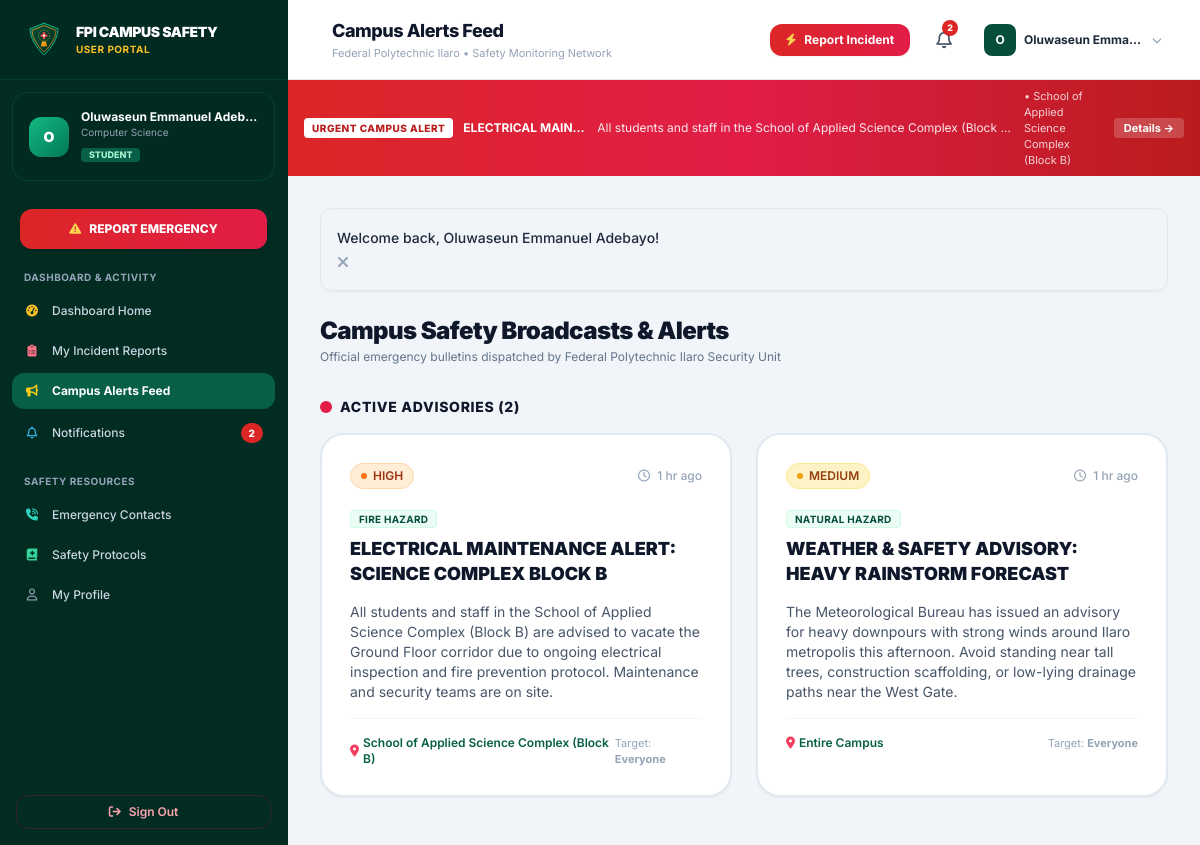
The app's page /student/alerts.php (signed in) with its own data.
### tables this page shows
CREATE TABLE `alerts` (
  `id` INT UNSIGNED AUTO_INCREMENT PRIMARY KEY,
  `title` VARCHAR(200) NOT NULL,
  `message` TEXT NOT NULL,
  `emergency_type` VARCHAR(100) NOT NULL,
  `severity` ENUM('Low', 'Medium', 'High', 'Critical') NOT NULL DEFAULT 'High',
  `location` VARCHAR(200) NOT NULL,
  `target_audience` ENUM('Everyone', 'Students', 'Staff') NOT NULL DEFAULT 'Everyone',
  `is_active` TINYINT(1) NOT NULL DEFAULT 1,
  `created_by` INT UNSIGNED NULL,
  `start_time` DATETIME NOT NULL DEFAULT CURRENT_TIMESTAMP,
  `expiry_time` DATETIME DEFAULT NULL,
  `created_at` TIMESTAMP DEFAULT CURRENT_TIMESTAMP,
  `updated_at` TIMESTAMP DEFAULT CURRENT_TIMESTAMP ON UPDATE CURRENT_TIMESTAMP,
  FOREIGN KEY (`created_by`) REFERENCES `users`(`id`) ON DELETE SET NULL,
  INDEX `idx_alerts_active` (`is_active`),
  INDEX `idx_alerts_severity` (`severity`)
);

### student/alerts.php (the view, shortened to what the rows shown need)
<?php
$pageTitle = 'Campus Alerts Feed';
require_once __DIR__ . '/../includes/nav-portal.php';
$pdo = getDB();
$targetAudience = $user['role'] === 'student' ? 'Students' : ($user['role'] === 'staff' ? 'Staff' : 'Everyone');
$activeStmt = $pdo->prepare("
    SELECT a.*, u.name as publisher_name
    FROM alerts a
    LEFT JOIN users u ON a.created_by = u.id
    WHERE a.is_active = 1
      AND (a.expiry_time IS NULL OR a.expiry_time > NOW())
      AND (a.target_audience = 'Everyone' OR a.target_audience = ?)
    ORDER BY a.created_at DESC
");
$activeStmt->execute([$targetAudience]);
$liveAlerts = $activeStmt->fetchAll();
?>
<div class="space-y-8">
    <div>
        <h2 class="text-2xl font-black text-slate-900 tracking-tight">Campus Safety Broadcasts &amp; Alerts</h2>
    </div>
    <div class="space-y-4">
        <?php if (!empty($liveAlerts)): ?>
            <div class="grid grid-cols-1 md:grid-cols-2 gap-6">
                <?php foreach ($liveAlerts as $alt): ?>
                <div class="bg-white rounded-3xl p-6 sm:p-7 border-2 <?= $alt['severity'] === 'Critical' ? 'border-rose-300 ring-2 ring-rose-100' : 'border-slate-200' ?> shadow-sm hover:shadow-md transition space-y-4">
                    <div class="flex items-center justify-between gap-2">
                        <?= get_severity_badge($alt['severity']) ?>
                        <span class="text-xs text-slate-400 font-medium">
                            <i class="fa-regular fa-clock mr-1"></i> <?= time_ago($alt['created_at']) ?>
                        </span>
                    </div>
                    <div class="space-y-1">
                        <span class="text-[10px] font-bold text-fpi-800 uppercase tracking-wide bg-emerald-50 px-2 py-0.5 rounded border border-emerald-100">
                            <?= e($alt['emergency_type']) ?>
                        </span>
                        <h4 class="text-lg font-black text-slate-900 leading-snug pt-1">
                            <?= e($alt['title']) ?>
                        </h4>
                    </div>
                    <p class="text-xs sm:text-sm text-slate-600 leading-relaxed">
                        <?= nl2br(e($alt['message'])) ?>
                    </p>
                    <div class="pt-4 border-t border-slate-100 flex items-center justify-between text-xs text-slate-500">
                        <span class="flex items-center gap-1 font-semibold text-emerald-800">
                            <i class="fa-solid fa-location-dot text-rose-500"></i>
                            <?= e($alt['location']) ?>
                        </span>
                        <span class="text-[11px] text-slate-400">
                            Target: <strong><?= e($alt['target_audience']) ?></strong>
                        </span>
                    </div>
                </div>
                <?php endforeach; ?>
            </div>
        <?php endif; ?>
    </div>
</div>
<?php require_once __DIR__ . '/../includes/footer-portal.php'; ?>

### includes/nav-portal.php (shortened to what the rows shown need)
<?php
require_once __DIR__ . '/functions.php';
$user = current_user();
$activeAlerts = get_active_alerts($user['role'] === 'student' ? 'Students' : ($user['role'] === 'staff' ? 'Staff' : 'Everyone'));
$criticalAlert = null;
foreach ($activeAlerts as $a) {
    if ($a['severity'] === 'Critical' || $a['severity'] === 'High') {
        $criticalAlert = $a;
        break;
    }
}
?>
<!DOCTYPE html>
<html lang="en" class="h-full bg-slate-100">
<head>
    <script src="https://cdn.tailwindcss.com"></script>
    <link rel="stylesheet" href="https://cdnjs.cloudflare.com/ajax/libs/font-awesome/6.5.1/css/all.min.css">
    <link rel="stylesheet" href="https://unpkg.com/leaflet@1.9.4/dist/leaflet.css" />
    <link rel="stylesheet" href="<?= BASE_URL ?>/assets/css/style.css">
</head>
<body class="flex h-full overflow-hidden text-slate-800 antialiased">
    <div class="flex-1 flex flex-col h-full overflow-hidden min-w-0">
        <header class="h-20 bg-white border-b border-slate-200 flex items-center justify-between px-4 sm:px-6 lg:px-8 z-30 flex-shrink-0 shadow-xs">
            <div class="flex items-center space-x-3">
                <div>
                    <h1 class="text-base sm:text-lg font-extrabold text-slate-900 tracking-tight leading-tight">
                        <?= isset($pageTitle) ? e($pageTitle) : 'Portal' ?>
                    </h1>
                </div>
            </div>
        </header>
        <?php if ($criticalAlert): ?>
        <div class="bg-gradient-to-r from-red-600 via-rose-600 to-red-700 text-white text-xs py-2 px-4 shadow-sm flex items-center justify-between gap-3 flex-shrink-0">
            <div class="flex items-center space-x-2.5 overflow-hidden">
                <span class="inline-flex items-center px-2 py-0.5 rounded bg-white text-red-700 font-extrabold text-[10px] tracking-wider uppercase flex-shrink-0 animate-pulse">
                    URGENT CAMPUS ALERT
                </span>
                <span class="font-bold truncate"><?= e($criticalAlert['title']) ?>:</span>
                <span class="truncate text-white/90"><?= e($criticalAlert['message']) ?></span>
                <span class="opacity-80 text-[11px] hidden md:inline">&bull; <?= e($criticalAlert['location']) ?></span>
            </div>
            <a href="<?= BASE_URL ?>/student/alerts.php" class="text-[11px] bg-white/20 hover:bg-white/30 text-white font-bold px-2.5 py-0.5 rounded whitespace-nowrap transition">
                Details &rarr;
            </a>
        </div>
        <?php endif; ?>
        <main class="flex-1 overflow-y-auto p-4 sm:p-6 lg:p-8 bg-slate-100/70">
            <?php if ($flashMsg = display_flash()): ?>
                <div class="max-w-7xl mx-auto mb-4">
            <?php endif; ?>
            <div class="max-w-7xl mx-auto space-y-6">

### includes/functions.php (shortened to what the rows shown need)
<?php
function e(?string $str): string {
    return htmlspecialchars($str ?? '', ENT_QUOTES, 'UTF-8');
}
function get_flash(): ?array {
    if (isset($_SESSION['flash'])) {
        $flash = $_SESSION['flash'];
        return $flash;
    }
    return null;
}
function display_flash(): string {
    $flash = get_flash();
    $type = $flash['type'];
    $msg = e($flash['message']);
    $colorClasses = [
        'success' => 'bg-emerald-50 border-emerald-300 text-emerald-800 <i class="fa-solid fa-circle-check text-emerald-600 text-lg"></i>',
        'error'   => 'bg-rose-50 border-rose-300 text-rose-800 <i class="fa-solid fa-circle-xmark text-rose-600 text-lg"></i>',
        'warning' => 'bg-amber-50 border-amber-300 text-amber-800 <i class="fa-solid fa-triangle-exclamation text-amber-600 text-lg"></i>',
        'info'    => 'bg-sky-50 border-sky-300 text-sky-800 <i class="fa-solid fa-circle-info text-sky-600 text-lg"></i>'
    ];
    $cfg = $colorClasses[$type] ?? $colorClasses['info'];
    [$class, $icon] = explode(' <i', $cfg);
    $icon = '<i' . $icon;
    return <<<HTML
    <div class="mb-6 p-4 rounded-xl border flex items-start space-x-3 shadow-sm transition-all duration-300 $class" role="alert">
        <div class="flex-shrink-0 mt-0.5">$icon</div>
        <div class="flex-1 text-sm font-medium leading-relaxed">$msg</div>
        <button type="button" onclick="this.parentElement.remove()" class="text-slate-400 hover:text-slate-600 ml-auto focus:outline-none">
            <i class="fa-solid fa-xmark"></i>
        </button>
    </div>
HTML;
}
function get_severity_badge(string $severity): string {
    switch (ucfirst(strtolower($severity))) {
        case 'High':
            return '<span class="inline-flex items-center gap-1.5 px-2.5 py-1 rounded-full text-xs font-semibold bg-orange-100 text-orange-800 border border-orange-200"><span class="w-1.5 h-1.5 rounded-full bg-orange-500"></span>HIGH</span>';
        case 'Medium':
            return '<span class="inline-flex items-center gap-1.5 px-2.5 py-1 rounded-full text-xs font-semibold bg-amber-100 text-amber-800 border border-amber-200"><span class="w-1.5 h-1.5 rounded-full bg-amber-500"></span>MEDIUM</span>';
    }
}
function time_ago($datetime): string {
    $time = is_numeric($datetime) ? (int)$datetime : strtotime($datetime);
    $diff = time() - $time;
    if ($diff < 60) {
        return 'Just now';
    } elseif ($diff < 3600) {
        $m = floor($diff / 60);
        return $m . ($m > 1 ? ' mins ago' : ' min ago');
    } elseif ($diff < 86400) {
        $h = floor($diff / 3600);
        return $h . ($h > 1 ? ' hrs ago' : ' hr ago');
    } elseif ($diff < 604800) {
        $d = floor($diff / 86400);
        return $d . ($d > 1 ? ' days ago' : ' day ago');
    } else {
        return date('M j, Y g:i A', $time);
    }
}
function get_active_alerts(string $target = 'Everyone'): array {
    try {
        $pdo = getDB();
        $stmt = $pdo->prepare("
            SELECT * FROM alerts
            WHERE is_active = 1
              AND (expiry_time IS NULL OR expiry_time > NOW())
              AND (target_audience = 'Everyone' OR target_audience = ?)
            ORDER BY
              CASE severity
                WHEN 'Critical' THEN 1
                WHEN 'High' THEN 2
                WHEN 'Medium' THEN 3
                ELSE 4
              END,
              created_at DESC
        ");
        $stmt->execute([$target]);
        return $stmt->fetchAll();
    } catch (Exception $e) {
        return [];
    }
}

### records on screen
alerts: title "ELECTRICAL MAIN…", message "All students and staff in the School of Applied Science Complex (Block…", location "School of Applied Science Complex (Block B)", severity "High" (drawn), created_at "1 hr ago", emergency_type "FIRE HAZARD", title "ELECTRICAL MAINTENANCE ALERT: SCIENCE COMPLEX BLOCK B", message "All students and staff in the School of Applied Science Complex (Block B) are advised to vacate the Ground Floor corridor due to ongoing electrical inspection and fire prevention protocol. Maintenance and security teams are on site.", target_audience "Everyone"
alerts: severity "Medium" (drawn), created_at "1 hr ago", emergency_type "NATURAL HAZARD", title "WEATHER & SAFETY ADVISORY: HEAVY RAINSTORM FORECAST", message "The Meteorological Bureau has issued an advisory for heavy downpours with strong winds around Ilaro metropolis this afternoon. Avoid standing near tall trees, construction scaffolding, or low-lying drainage paths near the West Gate.", location "Entire Campus", target_audience "Everyone"

### other values on screen
substr($user['name'], 0, 1) "O"
$user['name'] "Oluwaseun Emmanuel Adeb…"
$user['department'] "Computer Science"
$user['role'] "STUDENT"
$unreadNotifCount "2"
$pageTitle "Campus Alerts Feed"
$user['name'] "Oluwaseun Emma…"
$msg "Welcome back, Oluwaseun Emmanuel Adebayo!"
count($liveAlerts) "2"
